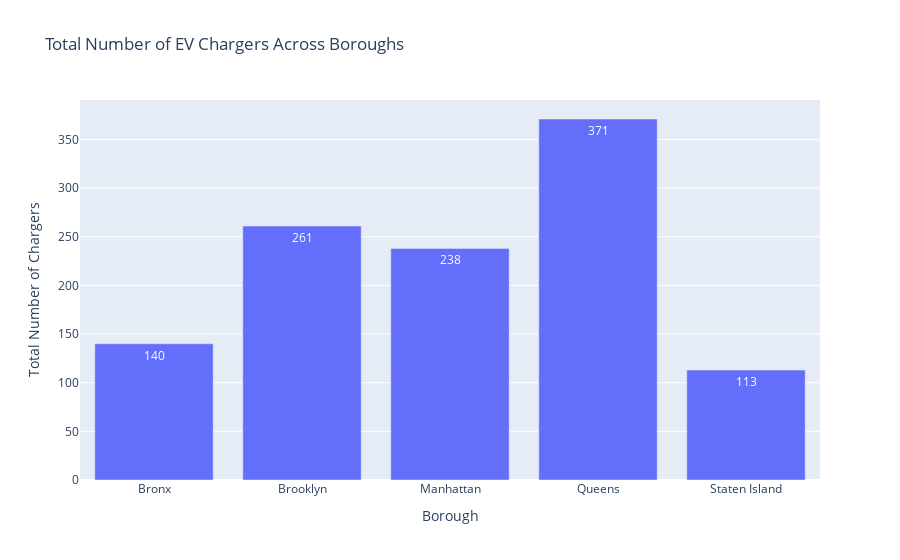

Notebook source saved alongside this figure:
### Markdown cell above
To visualize the number of chargers in each borough, categorized by charger type and not, we are going to create two bar charts.

### Code cell
# Create a bar chart displaying the number of chargers in each borough
fig_total = px.bar(
    total_chargers_by_borough,
    x='BOROUGH',
    y='TOTAL_CHARGERS',
    title='Total Number of EV Chargers Across Boroughs',
    labels={'TOTAL_CHARGERS': 'Total Chargers', 'BOROUGH': 'NYC Borough'},
    text='TOTAL_CHARGERS'
)

# Customize the chart layout for better readability
fig_total.update_layout(
    xaxis_title='Borough',
    yaxis_title='Total Number of Chargers',
    uniformtext_minsize=10,
    uniformtext_mode='hide'
)

fig_total.show()

### Figure 1 — Plotly figure (JSON) as saved in the notebook; plotly's stock layout.template omitted (floating-point values rounded to 4 significant figures)
{"data": [{"alignmentgroup": "True", "hovertemplate": "NYC Borough=%{x}<br>Total Chargers=%{text}<extra></extra>", "legendgroup": "", "marker": {"color": "#636efa", "pattern": {"shape": ""}}, "name": "", "offsetgroup": "", "orientation": "v", "showlegend": false, "text": [140, 261, 238, 371, 113], "textposition": "auto", "type": "bar", "x": ["Bronx", "Brooklyn", "Manhattan", "Queens", "Staten Island"], "xaxis": "x", "y": [140, 261, 238, 371, 113], "yaxis": "y"}], "layout": {"autosize": true, "barmode": "relative", "legend": {"tracegroupgap": 0}, "title": {"text": "Total Number of EV Chargers Across Boroughs"}, "uniformtext": {"minsize": 10, "mode": "hide"}, "xaxis": {"anchor": "y", "autorange": true, "domain": [0, 1], "range": [-0.5, 4.5], "title": {"text": "Borough"}, "type": "category"}, "yaxis": {"anchor": "x", "autorange": true, "domain": [0, 1], "range": [0, 390.5], "title": {"text": "Total Number of Chargers"}, "type": "linear"}}}
